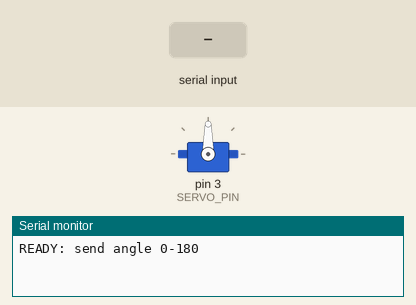
Recording of a sketch running on a simulated Arduino Uno, built with avr-gcc and run on an emulated ATmega328P. On the bench: servo, the last lines printed to the serial monitor. The test bench sets the inputs (shaded band).

Above: at 2.2 s.
2.3 s: "90,45\n" received over Serial
At 4.9 s:
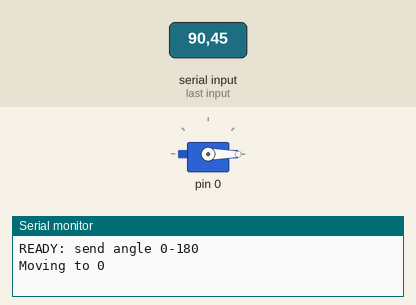
5.3 s: "1,90\n" received over Serial
At 5.6 s:
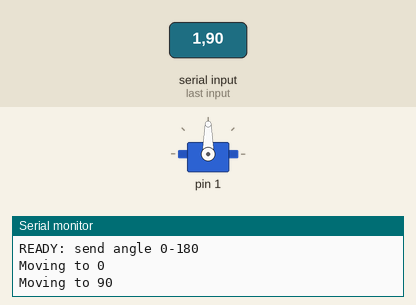
8.3 s: "1,90,45\n" received over Serial
At 9.1 s:
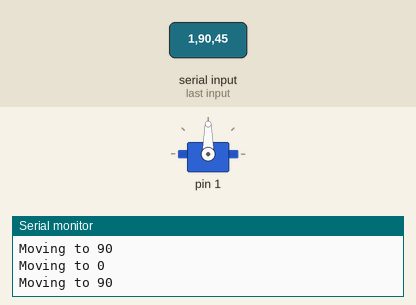
9.8 s: "5\n" received over Serial
At 13.0 s:
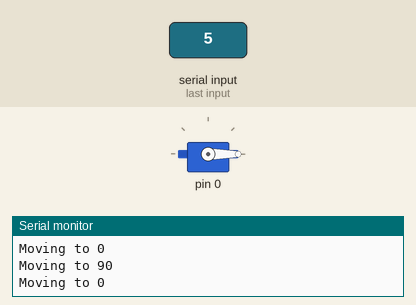
Timing chart, 0 to 13.8 s (numbered marks = the images above; inputs shaded):
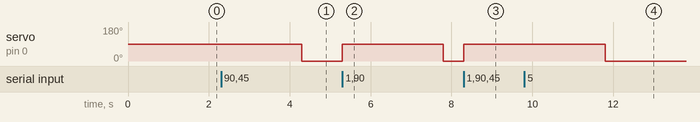

Measured:
- after the input at 2.3 s, servo on pin 0: 90° → 0° after 2.0 s
- after the input at 5.3 s, servo on pin 0: 0° → 90° at once, → 0° 2.5 s later
- after the input at 8.3 s, servo on pin 0: 0° → 90° at once
- after the input at 9.8 s, servo on pin 0: 90° → 0° after 2.0 s

The sketch:

board.ino
```cpp
#include <Servo.h>

Servo s;
int SERVO_PIN = 3; // <-- change for each joint

void setup() {
  Serial.begin(115200);
  while (!Serial);

  s.attach(SERVO_PIN);
  delay(1000);

  Serial.println("READY: send angle 0-180");
}

int is_valid(int pin) {
  return pin >= 0 && pin <= 5;
}

void loop() {
  if (Serial.available()) {
    int SERVO_PIN = Serial.parseInt();
    int angle = Serial.parseInt();

    if (is_valid(SERVO_PIN) && angle >= 0 && angle <= 180) {
      s.detach();
      s.attach(SERVO_PIN);

      Serial.print("Moving to ");
      Serial.println(angle);
      s.write(angle);
      delay(500);
    }
  }
}
```
